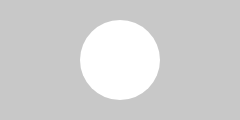
Frame 1 (no input)
Frame 60 (no input): identical to frame 1, image omitted
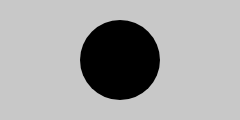
Frame 120 (the mouse pressed at the canvas centre since frame 60)

The p5.js sketch that drew these frames (run headless with seeded random() and noise() and a simulated clock; from frame 60 on, the mouse is pressed at the canvas centre):

// p5.js sketch
// ── sketch.js
function setup() {
	createCanvas(240, 120);
	noStroke();
}
function draw() {
	background(200);
	fill(255);
	if (mouseIsPressed == true) {//如果鼠标被按下，将颜色设定为黑色。
		fill(0);
	}
	ellipse(120, 60, 80, 80);
}
